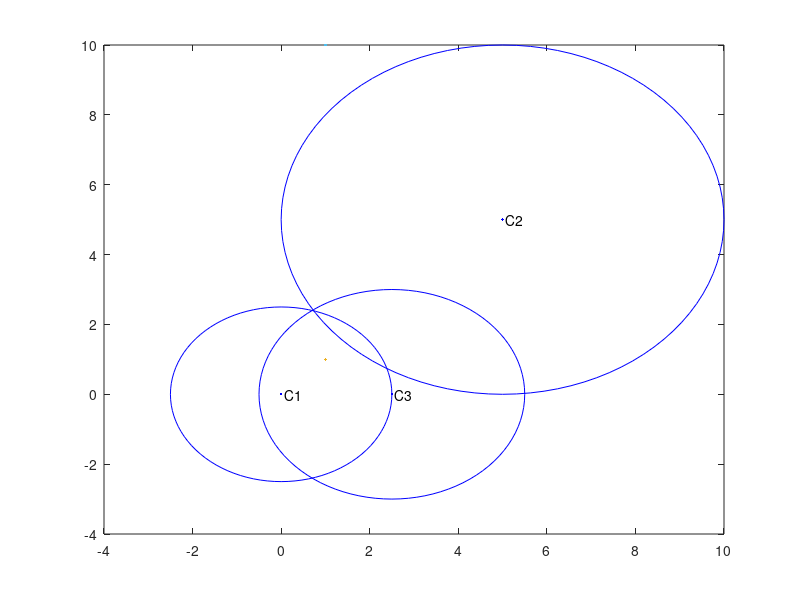

MATLAB code for this plot: (Note: this script raises an error after producing the figure.)
%%% Problem 3
close all
clear all
clc

%% Initialise Paremeters
global r1 r2 r3; 
r1 = 2.5;
r2 = 5;
r3 = 3;
x1=0;
y1=0;
x2=5;
y2=5;
x3=2.5;
y3=0;

fig_plot = figure('visible','off', 'Position', get(0, 'Screensize'));
th = 0:pi/50:2*pi;
xunit = r1 * cos(th) + x1;
yunit = r1 * sin(th) + y1;
plot(xunit, yunit, 'b', LineWidth=1);
hold on

xunit = r2 * cos(th) + x2;
yunit = r2 * sin(th) + y2;
plot(xunit, yunit, 'b', LineWidth=1);
xunit = r3 * cos(th) + x3;
yunit = r3 * sin(th) + y3;
plot(xunit, yunit, 'b', LineWidth=1);

plot(x1,y1,'b.', MarkerSize=10);
text(x1,y1,' C1');
plot(x2,y2,'b.', MarkerSize=10);
text(x2,y2,' C2')
plot(x3,y3,'b.', MarkerSize=10);
text(x3,y3,' C3')
jk = ones(2,1);
jk(1) = -4.0;
jk(2) = -4.0;

options = optimoptions(@fminunc,OptimalityTolerance = 1e-12);
[solorg,fval] = fminunc(@find_norm,jk, options);
name = "./results/prob_4_b";
a = 0.05:0.05:10;
b = 0.05:0.05:10;
b1 = 0.05:0.05:10;
b2 = 0.05:0.05:10;
for jj  = 1:length(a) 
    b(jj) = 0; 
    for i=0:100
       try
            k = (rand(1)-0.5);
            r1 = 2.5 + a(jj)*k;
            r2 = 5 + a(jj)*k;
            r3 = 3 + a(jj)*k;
            [solmin,fval] = fminunc(@find_norm,[-4.0,-4.0],options);
            err = sqrt((solmin(1)-solorg(1))^2 + (solmin(2)-solorg(2))^2);
            
            if(b(jj)<err)
                solmax(1) = solmin(1);
                solmax(2) = solmin(2);
                b(jj) = max([b(jj),err]);
            end
            
        catch
            fprintf('Inconsistent data in iteration skipped.\n');
       end
    end
    plot(solmax(1), solmax(2),'r*')
%     b1(jj) = solmax(1);
%     b2(jj) = solmax(2);
end
plot(solorg(1),solorg(2),'g*', MarkerSize=10);
grid on
axis equal
hold off
saveas(fig_plot,name,'jpg');

%%
name = "./results/4_b_plot";
plot_2bx = figure('visible','off', 'Position', get(0, 'Screensize'));
iter = a;
xx = b;
semilogy(iter, xx,'b','linewidth',2);
xlim([min(iter) max(iter)])
xticks(1:2:max(iter))
set(gca,'FontSize',12)
set(gca,'TickLabelInterpreter','latex');
xlabel('$a$','fontsize',18,'interpreter','latex')
ylabel('$\log_{10} (|max_dist|)$','fontsize',18,'interpreter','latex')
grid on
saveas(plot_2bx,name,"jpg")
